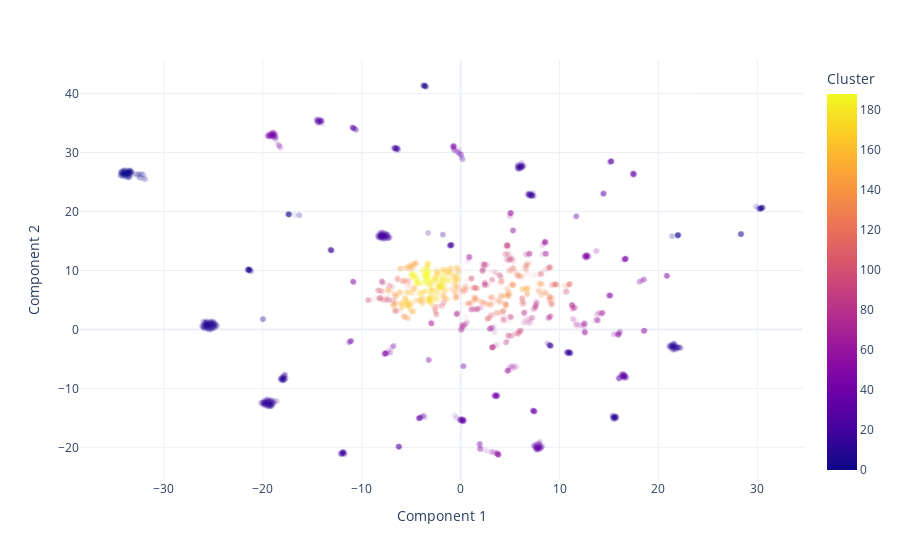

The cell this chart's notebook holds for it:
### Code cell
import plotly.express as px
import plotly.graph_objects as go

# Optional remove outliers
filtered = reduced[reduced['Cluster'] >= 0]

fig = px.scatter(
    data_frame = filtered,
    x = "Component 1",
    y = "Component 2",
    color = "Cluster",
    hover_data = ["taxon_id", "media_id"],
    opacity = 0.05,
    template="plotly_white"
) 

fig.show()

### Figure 1 — Plotly figure (JSON) as saved in the notebook; plotly's stock layout.template omitted (floating-point values rounded to 4 significant figures; data arrays with more than 128 entries replaced by an {"elided": "..."} marker saying what was removed)
{"data": [{"customdata": {"elided": "5911x2 str values"}, "hovertemplate": "Component 1=%{x}<br>Component 2=%{y}<br>taxon_id=%{customdata[0]}<br>media_id=%{customdata[1]}<br>Cluster=%{marker.color}<extra></extra>", "legendgroup": "", "marker": {"color": {"elided": "5911 int values"}, "coloraxis": "coloraxis", "opacity": 0.05, "symbol": "circle"}, "mode": "markers", "name": "", "showlegend": false, "type": "scattergl", "x": {"elided": "5911 float values"}, "xaxis": "x", "y": {"elided": "5911 float values"}, "yaxis": "y"}], "layout": {"coloraxis": {"colorbar": {"title": {"text": "Cluster"}}, "colorscale": [[0, "#0d0887"], [0.1111, "#46039f"], [0.2222, "#7201a8"], [0.3333, "#9c179e"], [0.4444, "#bd3786"], [0.5556, "#d8576b"], [0.6667, "#ed7953"], [0.7778, "#fb9f3a"], [0.8889, "#fdca26"], [1, "#f0f921"]]}, "legend": {"tracegroupgap": 0}, "margin": {"t": 60}, "xaxis": {"anchor": "y", "domain": [0, 1], "title": {"text": "Component 1"}}, "yaxis": {"anchor": "x", "domain": [0, 1], "title": {"text": "Component 2"}}}}
